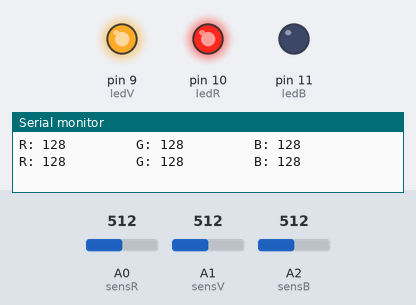
Recording of a sketch running on a simulated Arduino Uno, built with avr-gcc and run on an emulated ATmega328P. On the bench: output pins drawn as LEDs (lit = HIGH), the last lines printed to the serial monitor. The inputs (shaded band) are chosen by the test bench; at power-on: A2 (sensB) = 512, A0 (sensR) = 512, A1 (sensV) = 512.

Above: at 1.2 s.
1.3 s: A2 (sensB) set to 716
At 1.6 s:
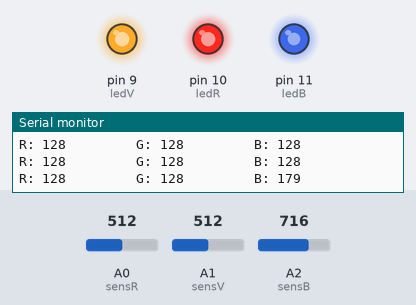
2.8 s: A0 (sensR) set to 122
At 4.0 s:
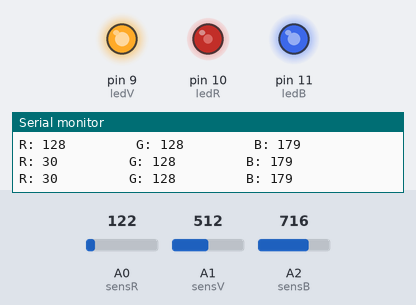
4.3 s: A1 (sensV) set to 122
At 5.5 s:
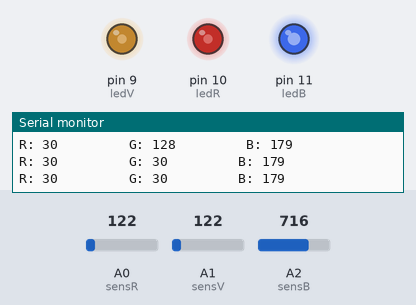
5.8 s: A0 (sensR) set to 0
At 7.0 s:
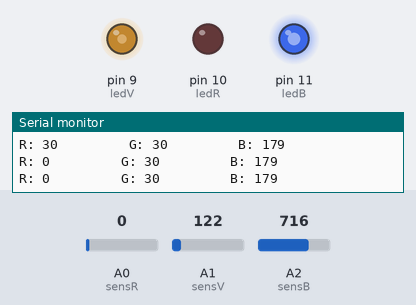
7.3 s: A1 (sensV) set to 0
At 7.9 s:
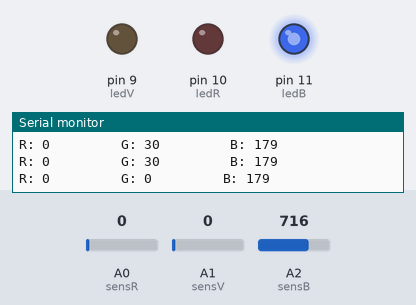
8.8 s: A2 (sensB) set to 758
10.3 s: A2 (sensB) set to 768
At 10.9 s:
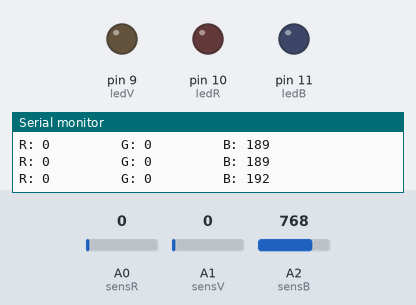
Timing chart, 0 to 12.8 s (numbered marks = the images above; inputs shaded):
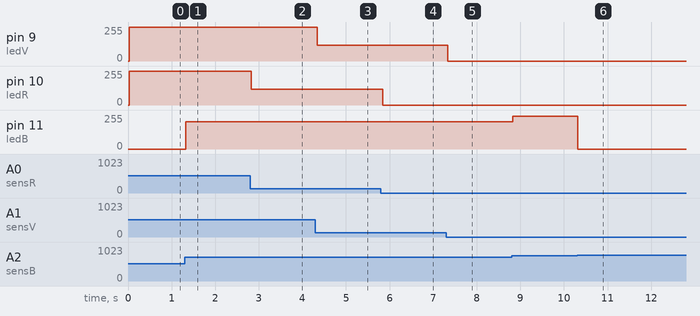

Measured:
- after the input at 1.3 s, pin 11 (ledB): 0/255 → 204/255 at once
- after the input at 2.8 s, pin 10 (ledR): 255/255 → 120/255 at once
- after the input at 4.3 s, pin 9 (ledV): 255/255 → 120/255 at once
- after the input at 5.8 s, pin 10 (ledR): 120/255 → 0/255 after 0.05 s
- after the input at 7.3 s, pin 9 (ledV): 120/255 → 0/255 at once
- after the input at 8.8 s, pin 11 (ledB): 204/255 → 244/255 at once
- after the input at 10.3 s, pin 11 (ledB): 244/255 → 0/255 at once

The sketch:

led_RGB_luce_ambientali.ino
```cpp
//Simone Cimolato, 13/05/2016

unsigned long tempo = 0, intervallo = 500;  //ms

const int ledV=9;
const int ledR=10;
const int ledB=11;

const int sensR=A0;
const int sensV=A1;
const int sensB=A2;

int RS=0;
int VS=0;
int BS=0;

int R=0;
int V=0;
int B=0;

int subtot= B+V+R;

void setup() {
	Serial.begin(9600);
	pinMode(ledV, OUTPUT);
	pinMode(ledR, OUTPUT);
	pinMode(ledB, OUTPUT);
}

void loop() {

	R = RS/4;
	V = VS/4;
	B = BS/4;

	if(millis() - tempo> intervallo) {
       tempo = millis();
		Serial.print("R: ");
		Serial.print(R);
		Serial.print("         G: ");
		Serial.print(V);
		Serial.print("         B: ");
		Serial.println(B);
 }

	//sensor value
	RS = analogRead(sensR);
	delay(5);
	VS = analogRead(sensV);
	delay(5);
	BS = analogRead(sensB);
	delay(5);

	analogWrite(ledR, R*4);
	analogWrite(ledV, V*4);
	analogWrite(ledB, B*4);
}
```
